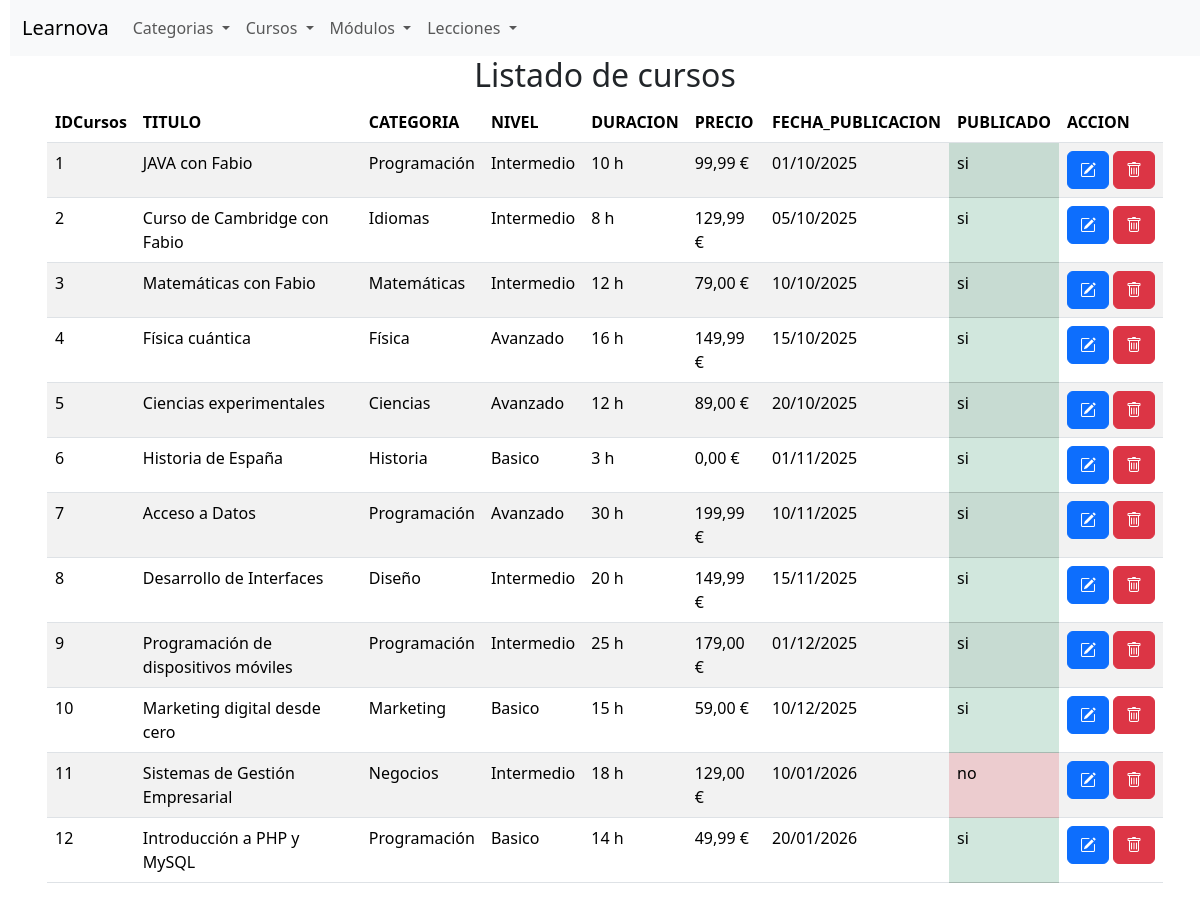
Screenshot of /listado_curso.php with the database file from the repository.
### tables this page shows
CREATE TABLE cursos (
    id                INT           NOT NULL AUTO_INCREMENT,
    categoria_id      INT           NOT NULL,
    titulo            VARCHAR(150)  NOT NULL,
    descripcion       TEXT          NULL,
    nivel             ENUM('basico','intermedio','avanzado') NOT NULL DEFAULT 'basico',   
    duracion_horas    INT           NOT NULL,
    precio            DECIMAL(8,2)  NOT NULL DEFAULT 0.00,
    publicado         TINYINT(1)    NOT NULL DEFAULT 0,
    fecha_publicacion DATE          NOT NULL,
    PRIMARY KEY (id),
    KEY idx_cursos_categoria (categoria_id),
    CONSTRAINT fk_cursos_categoria FOREIGN KEY (categoria_id)
        REFERENCES categorias (id) ON UPDATE CASCADE ON DELETE RESTRICT,
    CONSTRAINT chk_cursos_precio CHECK (precio >= 0),
    CONSTRAINT chk_cursos_duracion CHECK (duracion_horas > 0)
);

CREATE TABLE categorias (
    id              INT          NOT NULL AUTO_INCREMENT,
    nombre          VARCHAR(60)  NOT NULL,                   
    descripcion     VARCHAR(255) NULL,
    dificultad_id   INT          NOT NULL DEFAULT 1,
    orden           INT          NOT NULL DEFAULT 0,         
    activa          TINYINT(1)   NOT NULL DEFAULT 1,
    fecha_creacion  DATE         NOT NULL,
    PRIMARY KEY (id),
    UNIQUE KEY uq_categorias_nombre (nombre),
    KEY idx_categorias_dificultad (dificultad_id),
    CONSTRAINT fk_categorias_dificultad FOREIGN KEY (dificultad_id)
        REFERENCES dificultades (id) ON UPDATE CASCADE ON DELETE RESTRICT
);

### funcionesCursos.php (the view, shortened to what this page needs)
<?php
function construirTablaCursos($resultado)
{
    $mensaje = "<table class='table table-striped'>";
    $mensaje .= "<thead><tr><th>IDCursos</th><th>TITULO</th><th>CATEGORIA</th><th>NIVEL</th><th>DURACION</th>"
              . "<th>PRECIO</th><th>FECHA_PUBLICACION</th><th>PUBLICADO</th><th>ACCION</th></tr></thead>";
    $mensaje .= "<tbody>";
    while ($fila = mysqli_fetch_assoc($resultado)) {
        $mensaje .= "<tr><td>" . $fila['id'] . "</td>";
        $mensaje .= "<td>" . htmlspecialchars($fila['titulo']) . "</td>";
        $mensaje .= "<td>" . htmlspecialchars($fila['categoria']) . "</td>";
        $mensaje .= "<td>" . htmlspecialchars(ucfirst($fila['nivel'])) . "</td>";
        $mensaje .= "<td>" . $fila['duracion_horas'] . " h</td>";
        $mensaje .= "<td>" . number_format($fila['precio'], 2, ',', '.') . " €</td>";
        $mensaje .= "<td>" . date("d/m/Y", strtotime($fila['fecha_publicacion'])) . "</td>";
        if ($fila['publicado'] == 1) {
            $mensaje .= "<td class='table-success'> si </td>";
        } else {
            $mensaje .= "<td class='table-danger'> no </td>";
        }
        $mensaje .= "<td class='text-nowrap'><form class='d-inline me-1' action='editar_curso.php' method='post'>";
        $mensaje .= "<input type='hidden' name='curso' value='" . htmlspecialchars(json_encode($fila), ENT_QUOTES) . "' />";
        $mensaje .= "<button name='Editar' class='btn btn-primary'><i class='bi bi-pencil-square'></i></button></form>";
        $mensaje .= "<form class='d-inline' action='proceso_borrar_curso.php' method='post' onsubmit=\"return confirm('¿Estás seguro de que quieres eliminar este curso? Se borrarán también sus módulos y lecciones.')\">";
        $mensaje .= "<input type='hidden' name='idcurso' value='" . $fila['id'] . "' />";
        $mensaje .= "<button name='Borrar' class='btn btn-danger'><i class='bi bi-trash'></i></button></form>";
        $mensaje .= "</td></tr>";
    }
    $mensaje .= "</tbody></table>";
    return $mensaje;
}

### rows the page displays
cursos: id "1", titulo "JAVA con Fabio", categoria.nombre "Programación", nivel "Intermedio", duracion_horas "10", precio "99,99", fecha_publicacion "01/10/2025", publicado "si"
cursos: id "2", titulo "Curso de Cambridge con Fabio", categoria.nombre "Idiomas", nivel "Intermedio", duracion_horas "8", precio "129,99", fecha_publicacion "05/10/2025", publicado "si"
cursos: id "3", titulo "Matemáticas con Fabio", categoria.nombre "Matemáticas", nivel "Intermedio", duracion_horas "12", precio "79,00", fecha_publicacion "10/10/2025", publicado "si"
cursos: id "4", titulo "Física cuántica", categoria.nombre "Física", nivel "Avanzado", duracion_horas "16", precio "149,99", fecha_publicacion "15/10/2025", publicado "si"
cursos: id "5", titulo "Ciencias experimentales", categoria.nombre "Ciencias", nivel "Avanzado", duracion_horas "12", precio "89,00", fecha_publicacion "20/10/2025", publicado "si"
cursos: id "6", titulo "Historia de España", categoria.nombre "Historia", nivel "Basico", duracion_horas "3", precio "0,00", fecha_publicacion "01/11/2025", publicado "si"
cursos: id "7", titulo "Acceso a Datos", categoria.nombre "Programación", nivel "Avanzado", duracion_horas "30", precio "199,99", fecha_publicacion "10/11/2025", publicado "si"
cursos: id "8", titulo "Desarrollo de Interfaces", categoria.nombre "Diseño", nivel "Intermedio", duracion_horas "20", precio "149,99", fecha_publicacion "15/11/2025", publicado "si"
cursos: id "9", titulo "Programación de dispositivos móviles", categoria.nombre "Programación", nivel "Intermedio", duracion_horas "25", precio "179,00", fecha_publicacion "01/12/2025", publicado "si"
cursos: id "10", titulo "Marketing digital desde cero", categoria.nombre "Marketing", nivel "Basico", duracion_horas "15", precio "59,00", fecha_publicacion "10/12/2025", publicado "si"
cursos: id "11", titulo "Sistemas de Gestión Empresarial", categoria.nombre "Negocios", nivel "Intermedio", duracion_horas "18", precio "129,00", fecha_publicacion "10/01/2026", publicado "no"
cursos: id "12", titulo "Introducción a PHP y MySQL", categoria.nombre "Programación", nivel "Basico", duracion_horas "14", precio "49,99", fecha_publicacion "20/01/2026", publicado "si"
